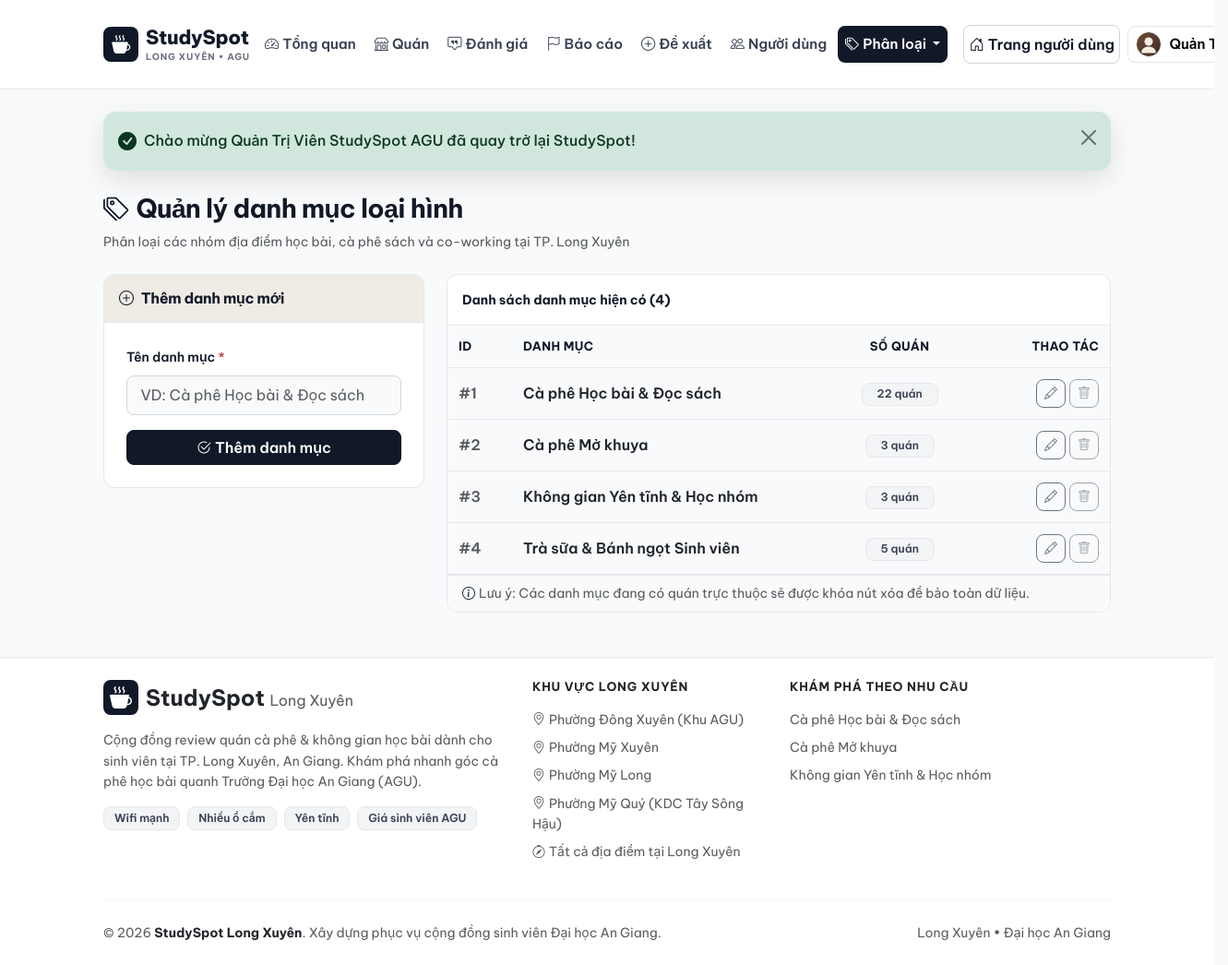
Page /admin/category (signed in) on the committed database.
### tables this page shows
CREATE TABLE `users` (
  `id` int(10) unsigned NOT NULL AUTO_INCREMENT,
  `name` varchar(100) NOT NULL COMMENT 'Họ và tên hiển thị',
  `email` varchar(150) NOT NULL COMMENT 'Email đăng nhập duy nhất',
  `password` varchar(255) NOT NULL COMMENT 'Mật khẩu mã hóa bằng password_hash',
  `phone` varchar(20) DEFAULT NULL COMMENT 'Số điện thoại liên hệ',
  `avatar` varchar(255) DEFAULT NULL COMMENT 'Đường dẫn ảnh đại diện',
  `role` enum('user','admin') NOT NULL DEFAULT 'user' COMMENT 'Vai trò người dùng',
  `status` enum('active','locked') NOT NULL DEFAULT 'active' COMMENT 'Trạng thái tài khoản',
  `created_at` datetime NOT NULL DEFAULT current_timestamp(),
  PRIMARY KEY (`id`),
  UNIQUE KEY `uk_users_email` (`email`),
  KEY `idx_users_role_status` (`role`,`status`)
);

CREATE TABLE `categories` (
  `id` int(10) unsigned NOT NULL AUTO_INCREMENT,
  `name` varchar(100) NOT NULL COMMENT 'Tên danh mục loại hình',
  PRIMARY KEY (`id`)
);

### views/admin/categories/index.php (the view, shortened to what the rows shown need)
<div class="d-flex justify-content-between align-items-center mb-4">
    <div>
        <h1 class="page-title"><i class="bi bi-tags me-2"></i>Quản lý danh mục loại hình</h1>
    </div>
</div>
<div class="row g-4">
    <div class="col-lg-8">
        <div class="surface-card overflow-hidden">
            <div class="table-responsive">
                <table class="table admin-table table-hover align-middle mb-0">
                    <thead>
                        <tr>
                            <th width="70" class="ps-3">ID</th>
                            <th>Danh mục</th>
                            <th class="text-center">Số quán</th>
                            <th width="160" class="text-end pe-3">Thao tác</th>
                        </tr>
                    </thead>
                    <tbody>
                        <?php if (empty($categories)): ?>
                            <tr>
                                <td colspan="4" class="text-center text-muted py-4">Chưa có danh mục nào.</td>
                            </tr>
                        <?php else: ?>
                            <?php foreach ($categories as $cat): ?>
                                <tr>
                                    <td class="ps-3 fw-semibold text-muted">#<?= (int) $cat['id'] ?></td>
                                    <td class="fw-semibold text-dark"><?= e($cat['name']) ?></td>
                                    <td class="text-center">
                                        <span class="pill-amenity px-3">
                                            <?= (int) $cat['place_count'] ?> quán
                                        </span>
                                    </td>
                                    <td class="text-end pe-3">
                                        <div class="d-inline-flex gap-1">
                                        <a href="<?= base_url('admin/category?edit_id=' . (int) $cat['id']) ?>" class="btn btn-sm btn-outline-secondary" data-bs-toggle="tooltip" title="Sửa tên danh mục">
                                            <i class="bi bi-pencil"></i>
                                        </a>
                                        <form action="<?= base_url('admin/category/delete/' . (int) $cat['id']) ?>" method="POST" class="d-inline" onsubmit="return confirm('Bạn có chắc chắn muốn xóa danh mục này?');">
                                            <button type="submit" class="btn btn-sm <?= ((int) $cat['place_count'] > 0) ? 'btn-outline-secondary' : 'btn-outline-danger' ?>" data-bs-toggle="tooltip" title="<?= ((int) $cat['place_count'] > 0) ? 'Đang có quán thuộc danh mục này' : 'Xóa danh mục' ?>" <?= ((int) $cat['place_count'] > 0) ? 'disabled' : '' ?>>
                                                <i class="bi bi-trash"></i>
                                            </button>
                                        </form>
                                        </div>
                                    </td>
                                </tr>
                            <?php endforeach; ?>
                        <?php endif; ?>
                    </tbody>
                </table>
            </div>
        </div>
    </div>
</div>

### views/layouts/admin.php (shortened to what the rows shown need)
<?php
$adminUser = Session::user();
?>
<!DOCTYPE html>
<html lang="vi">
<head>
    <link href="https://cdn.jsdelivr.net/npm/bootstrap@5.3.3/dist/css/bootstrap.min.css" rel="stylesheet">
    <link href="https://cdn.jsdelivr.net/npm/bootstrap-icons@1.11.3/font/bootstrap-icons.min.css" rel="stylesheet">
    <link href="<?= base_url('assets/css/style.css') . '?v=' . filemtime(ROOT_PATH . '/assets/css/style.css') ?>" rel="stylesheet">
</head>
<body class="d-flex flex-column min-vh-100 bg-light-warm" data-base-url="<?= e(BASE_URL) ?>" data-csrf="<?= e(Session::csrfToken()) ?>">
    <header class="sticky-top navbar-warm">
        <nav class="navbar navbar-expand-lg py-2">
            <div class="container">
                <div class="collapse navbar-collapse d-none d-lg-flex" id="mainNavbar">
                    <div class="d-none d-lg-flex align-items-center gap-2 mt-2 mt-lg-0 flex-nowrap flex-shrink-0 border-start ps-3">
                        <?php if (!empty($adminUser)): ?>
                            <div class="dropdown flex-shrink-0">
                                <a class="btn btn-light btn-sm dropdown-toggle d-flex align-items-center gap-2 border rounded-pill px-2 py-1 bg-white shadow-xs text-nowrap header-account-btn" href="#" role="button" data-bs-toggle="dropdown" aria-expanded="false">
                                    <img src="<?= get_image_url($adminUser['avatar'] ?? null, 'avatar') ?>" alt="<?= e($adminUser['name']) ?>" class="rounded-circle object-fit-cover border" width="28" height="28">
                                    <span class="small fw-semibold text-truncate d-inline-block" style="max-width: 90px;"><?= e($adminUser['name']) ?></span>
                                </a>
                            </div>
                        <?php endif; ?>
                    </div>
                </div>
            </div>
        </nav>
</header>
    <main class="flex-grow-1">
        <div class="container py-4">
            <?= $content ?? '' ?>
        </div>
    </main>
</body>
</html>

### rows in the picture
users: name "Quản Trị V…"
categories: id "1", name "Cà phê Học bài & Đọc sách", place_count "22"
categories: id "2", name "Cà phê Mở khuya", place_count "3"
categories: id "3", name "Không gian Yên tĩnh & Học nhóm", place_count "3"
categories: id "4", name "Trà sữa & Bánh ngọt Sinh viên", place_count "5"

### other values in the picture
$flash['message'] "Chào mừng Quản Trị Viên StudySpot AGU đã quay trở lại StudySpot!"
count($categories) "4"
SITE_SLOGAN "Cộng đồng review quán cà phê & không gian học bài dành cho sinh viên"
SITE_NAME "StudySpot"
